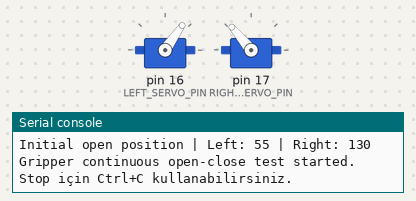
A program run on a simulated MicroPython board. On the bench: 2 × servo, the last lines printed to the serial console. Servo angles are drawn from the pulse width (0.5 ms = 0°, 2.5 ms = 180°).

Above: at 0.05 s.
At 1.65 s:
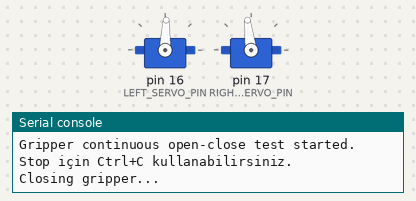
At 3.15 s:
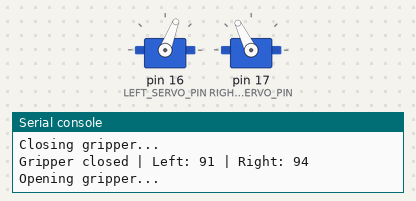
Timing chart, 0 to 7.9 s (numbered marks = the images above):
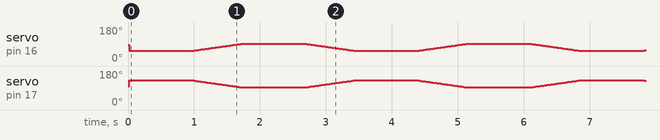

The program:

GripperControl_Tester_manuel_v2_final.py
```python
from machine import Pin, PWM
from time import ticks_ms, ticks_diff, sleep_ms


# =====================================================
# Servo Controller
# =====================================================

class ServoController:
    def __init__(
        self,
        pin,
        initial_angle,
        freq=50,
        min_us=500,
        max_us=2500,
        max_angle=180
    ):
        self.pin = pin
        self.freq = freq
        self.min_us = min_us
        self.max_us = max_us
        self.max_angle = max_angle

        self.pwm = PWM(Pin(pin))
        self.pwm.freq(freq)

        self.current_angle = self._clamp_angle(initial_angle)
        self.go_to_angle(self.current_angle)

    def _clamp_angle(self, angle):
        return max(0, min(float(angle), self.max_angle))

    def _angle_to_duty_ns(self, angle):
        angle = self._clamp_angle(angle)

        pulse_us = (
            self.min_us
            + (angle / self.max_angle)
            * (self.max_us - self.min_us)
        )

        return int(pulse_us * 1000)

    def go_to_angle(self, angle):
        """
        Servoyu verilen mutlak açıya gönderir.
        """

        angle = self._clamp_angle(angle)

        self.current_angle = angle
        self.pwm.duty_ns(self._angle_to_duty_ns(angle))

    def move_by(self, delta):
        self.go_to_angle(self.current_angle + delta)

    def deinit(self):
        self.pwm.deinit()


# =====================================================
# Gripper Controller
# =====================================================

class GripperController:
    def __init__(
        self,
        left_servo,
        right_servo,
        left_mean_angle,
        right_mean_angle,
        open_offset,
        close_offset,
        initial_position="open",
        step_deg=1,
        move_interval_ms=20,
        open_wait_ms=1000,
        close_wait_ms=1000
    ):
        self.left_servo = left_servo
        self.right_servo = right_servo

        self.left_mean_angle = left_mean_angle
        self.right_mean_angle = right_mean_angle

        self.open_offset = open_offset
        self.close_offset = close_offset

        # Mutlak açık konumlar
        self.left_open_angle = (
            self.left_mean_angle - self.open_offset
        )

        self.right_open_angle = (
            self.right_mean_angle + self.open_offset
        )

        # Mutlak kapalı konumlar
        self.left_close_angle = (
            self.left_mean_angle + self.close_offset
        )

        self.right_close_angle = (
            self.right_mean_angle - self.close_offset
        )

        self.step_deg = step_deg
        self.move_interval_ms = move_interval_ms

        self.open_wait_ms = open_wait_ms
        self.close_wait_ms = close_wait_ms

        self.last_move_time = ticks_ms()
        self.wait_start_time = ticks_ms()

        self.mode = "stop"

        self._check_angles()
        self.go_to_initial_position(initial_position)

    def _check_angles(self):
        angles = {
            "left_open_angle": self.left_open_angle,
            "right_open_angle": self.right_open_angle,
            "left_close_angle": self.left_close_angle,
            "right_close_angle": self.right_close_angle
        }

        for name, angle in angles.items():
            if angle < 0 or angle > 180:
                raise ValueError(
                    name + " servo aralığı dışında: " + str(angle)
                )

    def go_to_initial_position(self, initial_position):
        """
        initial_position seçenekleri:
        "open"
        "close"
        "mean"
        """

        initial_position = initial_position.lower()

        if initial_position == "open":
            self.open_immediate()

            # Bir süre açık bekledikten sonra kapanacak.
            self.mode = "wait_open"
            self.wait_start_time = ticks_ms()

        elif initial_position == "close":
            self.close_immediate()

            # Bir süre kapalı bekledikten sonra açılacak.
            self.mode = "wait_close"
            self.wait_start_time = ticks_ms()

        elif initial_position == "mean":
            self.mean_immediate()

            # Mean pozisyondan ilk olarak açılmaya başlar.
            self.mode = "open"

        else:
            raise ValueError(
                "initial_position open, close veya mean olmalıdır."
            )

    def open_immediate(self):
        self.left_servo.go_to_angle(self.left_open_angle)
        self.right_servo.go_to_angle(self.right_open_angle)

        print(
            "Initial open position | Left:",
            self.left_open_angle,
            "| Right:",
            self.right_open_angle
        )

    def close_immediate(self):
        self.left_servo.go_to_angle(self.left_close_angle)
        self.right_servo.go_to_angle(self.right_close_angle)

        print(
            "Initial closed position | Left:",
            self.left_close_angle,
            "| Right:",
            self.right_close_angle
        )

    def mean_immediate(self):
        self.left_servo.go_to_angle(self.left_mean_angle)
        self.right_servo.go_to_angle(self.right_mean_angle)

        print(
            "Initial mean position | Left:",
            self.left_mean_angle,
            "| Right:",
            self.right_mean_angle
        )

    def start_opening(self):
        self.mode = "open"
        print("Opening gripper...")

    def start_closing(self):
        self.mode = "close"
        print("Closing gripper...")

    def stop(self):
        self.mode = "stop"
        print("Gripper stopped. Servos holding position.")

    def _move_servo_towards(self, servo, target_angle):
        current_angle = servo.current_angle
        difference = target_angle - current_angle

        if abs(difference) <= self.step_deg:
            servo.go_to_angle(target_angle)
            return True

        if difference > 0:
            servo.move_by(self.step_deg)
        else:
            servo.move_by(-self.step_deg)

        return False

    def update(self):
        now = ticks_ms()

        # Açık konumda bekleme
        if self.mode == "wait_open":
            if ticks_diff(now, self.wait_start_time) >= self.open_wait_ms:
                self.start_closing()

            return

        # Kapalı konumda bekleme
        if self.mode == "wait_close":
            if ticks_diff(now, self.wait_start_time) >= self.close_wait_ms:
                self.start_opening()

            return

        # Servo hareket zamanlaması
        if ticks_diff(now, self.last_move_time) < self.move_interval_ms:
            return

        self.last_move_time = now

        if self.mode == "open":
            left_done = self._move_servo_towards(
                self.left_servo,
                self.left_open_angle
            )

            right_done = self._move_servo_towards(
                self.right_servo,
                self.right_open_angle
            )

            if left_done and right_done:
                print(
                    "Gripper opened | Left:",
                    self.left_open_angle,
                    "| Right:",
                    self.right_open_angle
                )

                self.mode = "wait_open"
                self.wait_start_time = now

        elif self.mode == "close":
            left_done = self._move_servo_towards(
                self.left_servo,
                self.left_close_angle
            )

            right_done = self._move_servo_towards(
                self.right_servo,
                self.right_close_angle
            )

            if left_done and right_done:
                print(
                    "Gripper closed | Left:",
                    self.left_close_angle,
                    "| Right:",
                    self.right_close_angle
                )

                self.mode = "wait_close"
                self.wait_start_time = now

    def deinit(self):
        self.left_servo.deinit()
        self.right_servo.deinit()


# =====================================================
# Gripper Settings
# =====================================================

LEFT_SERVO_PIN = 16
RIGHT_SERVO_PIN = 17

LEFT_MEAN_ANGLE = 85
RIGHT_MEAN_ANGLE = 100

OPEN_OFFSET = 30
CLOSE_OFFSET = 6

# "open", "close" veya "mean"
INITIAL_POSITION = "open"

STEP_DEG = 1
MOVE_INTERVAL_MS = 20

OPEN_WAIT_MS = 1000
CLOSE_WAIT_MS = 1000


# =====================================================
# Object Definitions
# =====================================================

left_servo = ServoController(
    pin=LEFT_SERVO_PIN,
    initial_angle=LEFT_MEAN_ANGLE,
    max_angle=180
)

right_servo = ServoController(
    pin=RIGHT_SERVO_PIN,
    initial_angle=RIGHT_MEAN_ANGLE,
    max_angle=180
)

gripper = GripperController(
    left_servo=left_servo,
    right_servo=right_servo,

    left_mean_angle=LEFT_MEAN_ANGLE,
    right_mean_angle=RIGHT_MEAN_ANGLE,

    open_offset=OPEN_OFFSET,
    close_offset=CLOSE_OFFSET,

    initial_position=INITIAL_POSITION,

    step_deg=STEP_DEG,
    move_interval_ms=MOVE_INTERVAL_MS,

    open_wait_ms=OPEN_WAIT_MS,
    close_wait_ms=CLOSE_WAIT_MS
)


# =====================================================
# Main
# =====================================================

print("Gripper continuous open-close test started.")
print("Stop için Ctrl+C kullanabilirsiniz.")

try:
    while True:
        gripper.update()

        # İşlemciyi gereksiz yere tamamen meşgul etmemesi için
        sleep_ms(1)

except KeyboardInterrupt:
    print("Gripper test stopped.")

finally:
    gripper.deinit()
    print("PWM signals disabled.")
```
